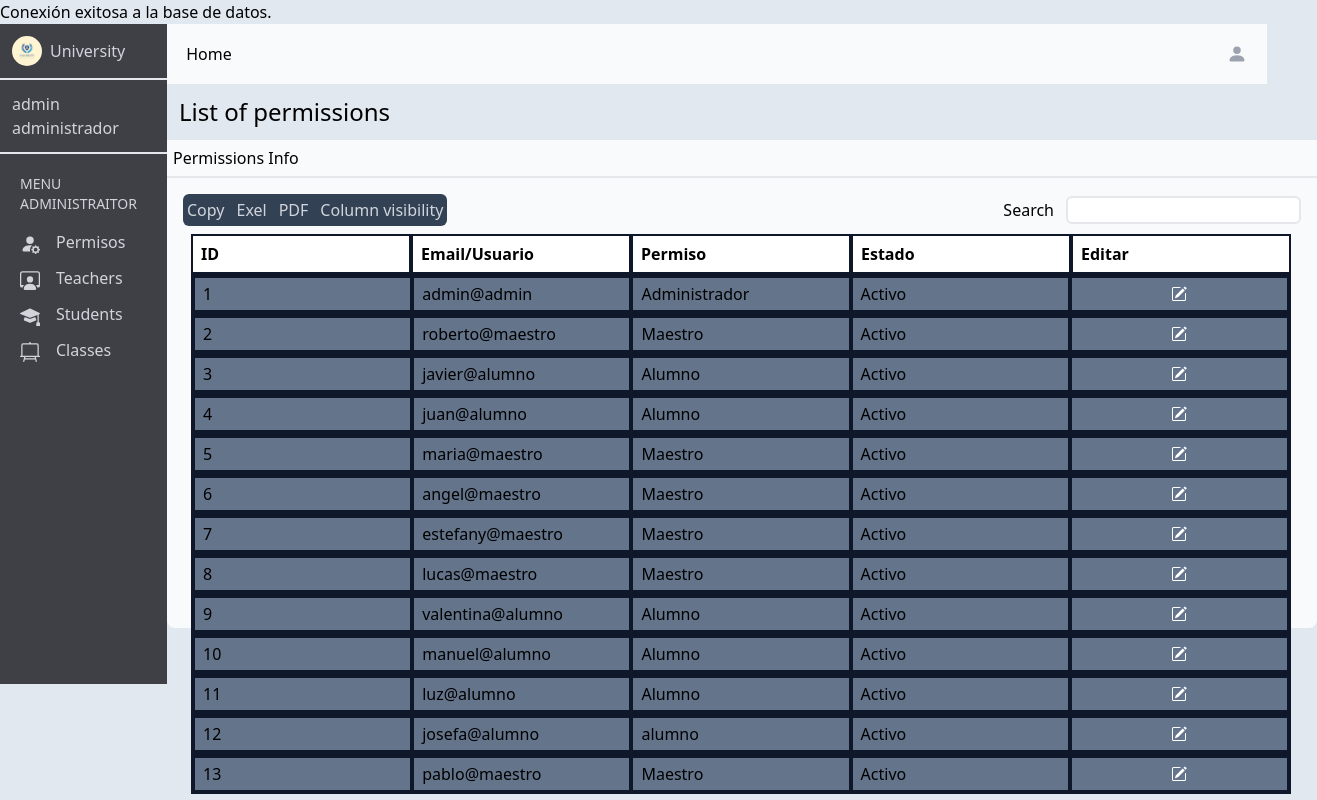
Page /adminperm.php (signed in) on the earlier database version.
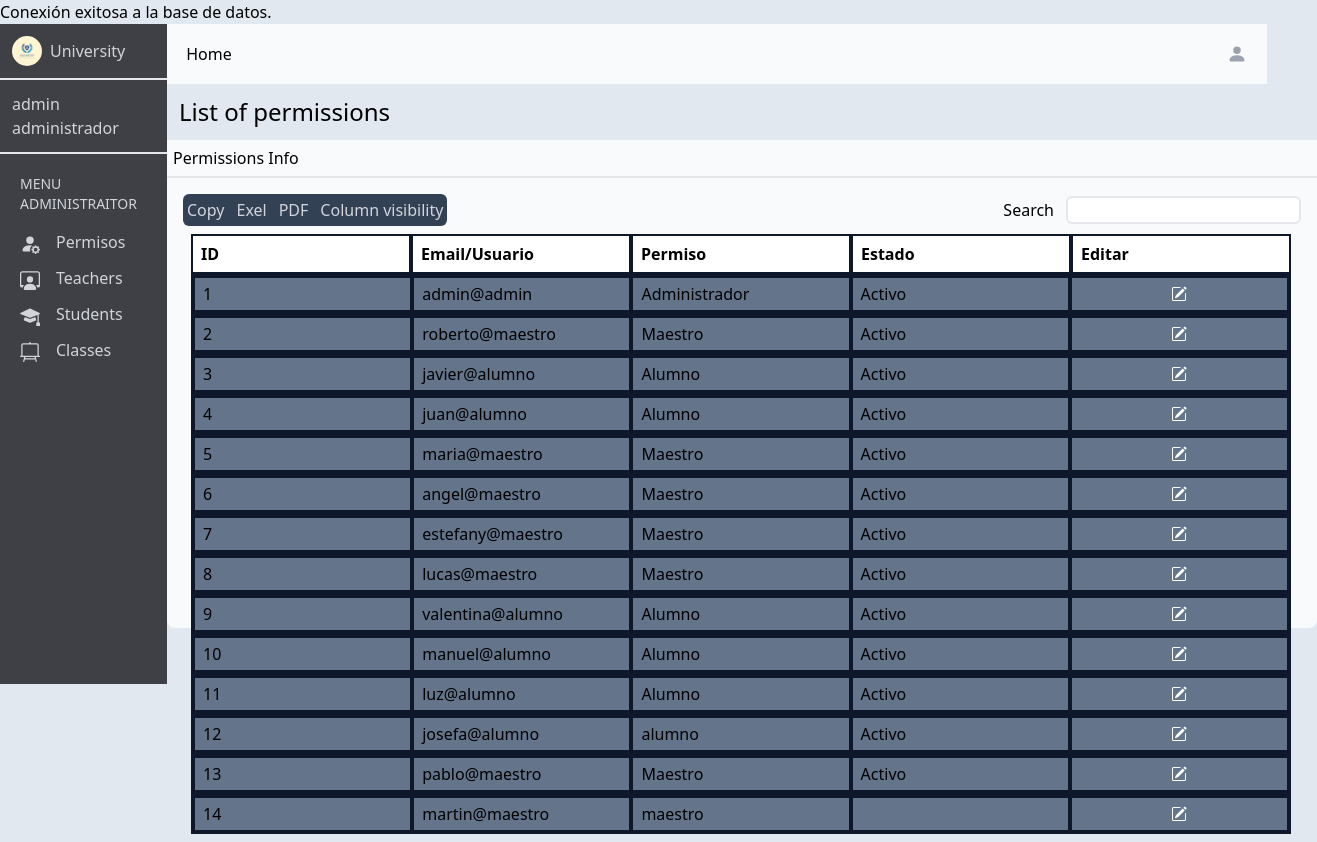
Same page on the later database version.
### tables this page shows
CREATE TABLE IF NOT EXISTS `administrador` (
  `id` int NOT NULL AUTO_INCREMENT,
  `dni` int NOT NULL,
  `nombre` varchar(100) NOT NULL,
  `usuario` varchar(250) NOT NULL,
  `contrasena` varchar(250) NOT NULL,
  `permiso` varchar(100) NOT NULL,
  `estado` varchar(100) NOT NULL,
  `direccion` varchar(250) NOT NULL,
  `nacimiento` date NOT NULL,
  `clase` varchar(100) NOT NULL,
  PRIMARY KEY (`id`),
  UNIQUE KEY `dni` (`dni`),
  UNIQUE KEY `usuario` (`usuario`(100)),
  KEY `dni_2` (`dni`)
);

### adminperm.php (the view, shortened to what the changed rows need)
<?php
require "connection.php";
$consulta = "SELECT * FROM administrador";
$resultado = mysqli_query($connection, $consulta);
?>
<!DOCTYPE html>
<html lang="en">
<head>
    <link href="/dist/output.css" rel="stylesheet">
</head>
<body class="bg-slate-200">
    <main class="h-screen flex">
        <div class="flex flex-col">
            <div>
                <div class="w-full h-custom-450 p-4 bg-slate-50 rounded-b-lg">
                    <div class="w-custom-1100 flex flex-col p-2">
                        <?php
                        $contador = 1;
                        while (($fila = mysqli_fetch_assoc($resultado))) {
                            echo "<div class='w-custom-1100 h-custom-40 flex bg-slate-500 border-2 border-slate-900'>";
                            echo "<div class='w-custom-220 border-2 border-slate-900 flex items-center p-2'>" . $contador . "</div>";
                            echo "<div class='w-custom-220 border-2 border-slate-900 flex items-center p-2'>" . $fila['usuario'] . "</div>";
                            echo "<div class='w-custom-220 border-2 border-slate-900 flex items-center p-2'>" . $fila['permiso'] . "</div>";
                            echo "<div class='w-custom-220 border-2 border-slate-900 flex items-center p-2'>" . $fila['estado'] . "</div>";
                            echo "<button class='w-custom-220 border-2 border-slate-900 flex justify-center items-center p-2' onclick='editper(" . $fila['dni'] . ", \"" . $fila['usuario'] . "\", \"" . $fila['estado'] . "\" )'>" . "<svg xmlns='http://www.w3.org/2000/svg width='16' height='16' fill='currentColor' class='bi bi-pencil-square text-white' viewBox='0 0 16 16'>" .
                                "<path d='M15.502 1.94a.5.5 0 0 1 0 .706L14.459 3.69l-2-2L13.502.646a.5.5 0 0 1 .707 0l1.293 1.293zm-1.75 2.456-2-2L4.939 9.21a.5.5 0 0 0-.121.196l-.805 2.414a.25.25 0 0 0 .316.316l2.414-.805a.5.5 0 0 0 .196-.12l6.813-6.814z'/>" . "
                                <path fill-rule='evenodd' d='M1 13.5A1.5 1.5 0 0 0 2.5 15h11a1.5 1.5 0 0 0 1.5-1.5v-6a.5.5 0 0 0-1 0v6a.5.5 0 0 1-.5.5h-11a.5.5 0 0 1-.5-.5v-11a.5.5 0 0 1 .5-.5H9a.5.5 0 0 0 0-1H2.5A1.5 1.5 0 0 0 1 2.5v11z'/>" .
                                "</svg>" . "</button>";
                            echo "</div>";
                            $contador++;
                        }
                        ?>
                    </div>
                </div>
            </div>
        </div>
    </main>
</body>
</html>

Differences in the rows shown:
added administrador: usuario "martin@maestro", permiso "maestro"
